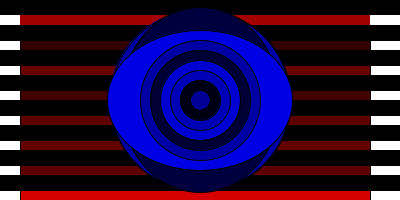
Frame 1 (no input)
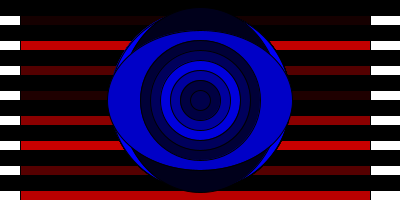
Frame 60 (the mouse pressed at the canvas centre just before this capture)
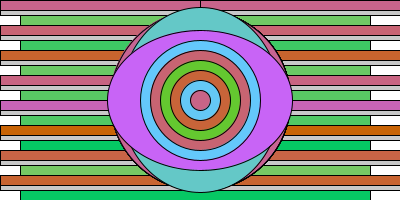
Frame 120 (the mouse held since frame 60 and released just before this capture)

The Processing sketch that drew these frames (run headless with seeded random() and noise(); from frame 60 on, the mouse is pressed at the canvas centre):

// Processing sketch: processing_80352
// ── processing_80352.pde

// Echo por: Marc Cabañas Garcia 1ºASIX(TARDA)
// Rectangles en bucle

void setup(){
  size(400,200);
  noStroke();  
}

void draw (){ 
  background(255);
int i = 10;
int i2 = 0;    
int i3 = 110;
  
  while(i <= 400){
    
    fill(random(255),mouseX,mouseY);
    rect(20,i,350,15);
    
    fill(mouseX);
    rect(0,i2,450,15);
 
    if (mousePressed){
    fill(mouseX,mouseY,random(255));  
    rect(0,i2,mouseX,10);
    rect(mouseX,i2,300,10);
    }
    
    //RODONA CENTRAL
    
    stroke(0);
    fill(mouseX,mouseY,random(255));
    ellipse(200,100,180,180);
    fill(mouseY,mouseX,random(255));
    ellipse(200,100,160,i3);
    fill(mouseX,mouseY,random(255));
    ellipse(200,100,i3,140);
    fill(mouseY,mouseX,random(255));
    ellipse(200,100,120,120);
    fill(mouseX,mouseY,random(255));
    ellipse(200,100,100,100);
    fill(mouseY,mouseX,random(255));
    ellipse(200,100,80,80);
    fill(mouseX,mouseY,random(255));
    ellipse(200,100,60,60);
    fill(mouseY,mouseX,random(255));
    ellipse(200,100,40,40);
    fill(mouseX,mouseY,random(255));
    ellipse(200,100,20,20);
    
    
    i=i+25;
    i2=i2+25;
    i3=i3+5;
 
    
    
    
    
  
  }
}
